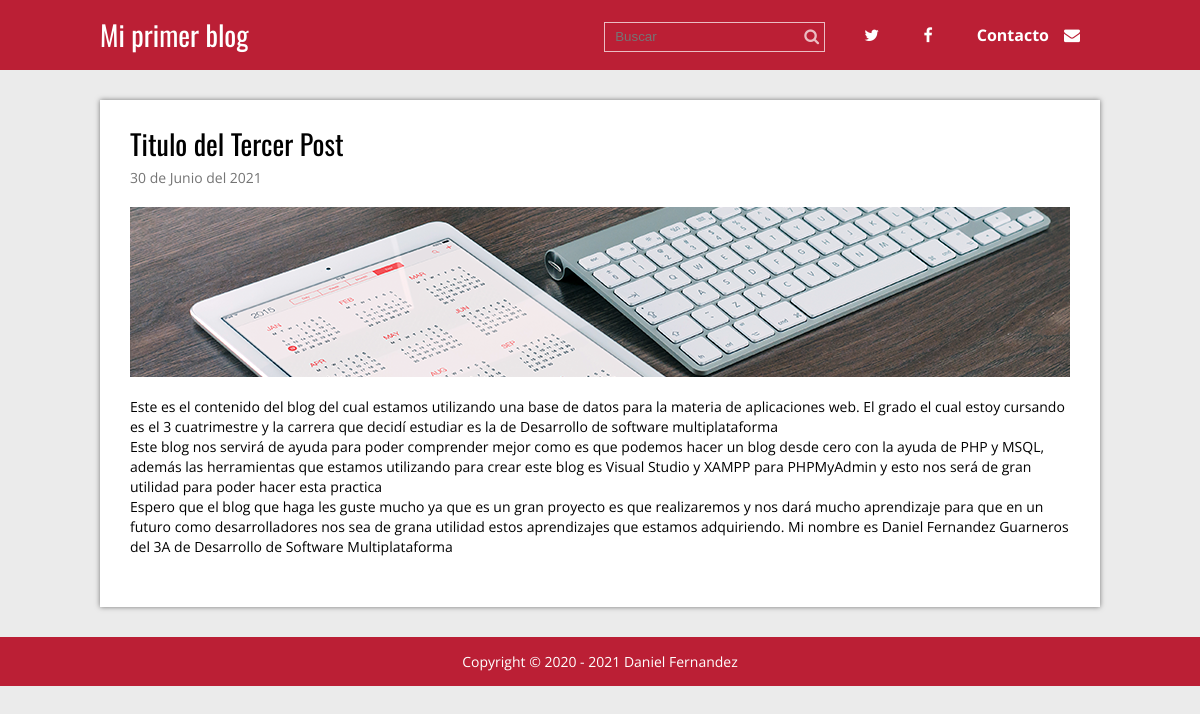
Screenshot of /single.php?id=3 with the database file from the repository.
### tables this page shows
CREATE TABLE `articulos` (
  `id` int(11) NOT NULL,
  `titulo` varchar(200) NOT NULL,
  `extracto` varchar(200) NOT NULL,
  `fecha` timestamp NOT NULL DEFAULT current_timestamp(),
  `texto` text NOT NULL,
  `thumb` varchar(50) NOT NULL
);

### single.php (called while the page is built, shortened)
<?php
require 'admin/config.php';
require 'functions.php';
$conexion = conexion($bd_config);
$id_articulo = id_articulo($_GET['id']);
$post = obtener_post_por_id($conexion, $id_articulo);
$post = $post[0];
require 'views/single.view.php';
?>

### functions.php (called while the page is built, shortened)
<?php
function limpiarDatos($datos){
    $datos = trim($datos);
    $datos = stripslashes($datos);
    $datos = htmlspecialchars($datos);
    return $datos;
}
function id_articulo($id){
    return (int)limpiarDatos($id);
}
function obtener_post_por_id($conexion, $id){
    $resultado = $conexion->query("SELECT * FROM articulos WHERE id = $id LIMIT 1");
    $resultado = $resultado->fetchAll();
    return ($resultado) ? $resultado : false;
}
function fecha($fecha){
    $timestamp = strtotime($fecha);
    $meses = ['Enero', 'Febrero', 'Marzo', 'Abril', 'Mayo', 'Junio', 'Julio', 'Agosto', 'Septiembre', 'Octubre', 'Noviembre', 'Diciembre'];
    $dia = date('d', $timestamp);
    $mes = date('m', $timestamp) -1;
    $year = date('Y', $timestamp);
    $fecha = "$dia de " . $meses[$mes] . " del $year";
    return $fecha;
}
?>

### views/single.view.php (the view)
<?php require 'header.php' ?>
<div class="contenedor">
    <div class="post">
        <article>
            <h2 class="titulo"><?php echo $post['titulo']; ?></h2>
            <p class="fecha"><?php echo fecha($post['fecha']); ?></p>
            <div class="thumb">
                <img src="<?php echo RUTA; ?>/imagenes/<?php echo $post['thumb']; ?>"
                alt="<?php echo $post['titulo']; ?>">
            </div>
            <p class="extracto"><?php echo nl2br($post['texto']); ?></p>
        </article>
    </div>
</div>
<?php require 'footer.php'; ?>

### css/estilos.css (style rules this page uses)
* { margin: 0; padding: 0; -webkit-box-sizing: border-box; -moz-box-sizing: border-box; box-sizing: border-box; }
body { font-size: 16px; font-family: 'Open Sans', sans-serif; background: #ebebeb; }
h1, h2, h3, h4, h5, h6 { font-family: "Oswald", Arial, Sans-serif; font-weight: normal; }
.contenedor { max-width: 1000px; width: 90%; margin: auto; }
.post { width: 100%; background: #fff; box-shadow: 0px 0px 5px rgba(0,0,0, .5); margin-bottom: 30px; padding: 30px; }
.post article .titulo { font-family: "Oswald", Arial, Sans-serif; font-size: 28px; font-weight: normal; line-height: 28px; margin-bottom: 10px; }
.post article .fecha { color:#747474; font-size: 14px; margin-bottom: 20px; }
.post article .thumb { margin-bottom: 20px; }
.post article .thumb img { vertical-align: top; width: 100%; }
.post article .extracto { font-size: 14px; line-height: 20px; margin-bottom: 20px; }

### rows the page displays
articulos: titulo "Titulo del Tercer Post", fecha "30 de Junio del 2021", thumb (picture), texto "Este es el contenido del blog del cual estamos utilizando una base de datos para la materia de aplicaciones web. El grado el cual estoy cursando es el 3 cuatrimestre y la carrera que decidí estudiar es la de Desarrollo de software multiplataforma Este blog nos servirá de ayuda para poder comprender mejor como es que podemos hacer un blog desde cero con la ayuda de PHP y MSQL, además las herramientas que estamos utilizando para crear este blog es Visual Studio y XAMPP para PHPMyAdmin y esto nos será de gran utilidad para poder hacer esta practica Espero que el blog que haga les guste mucho ya que es un gran proyecto es que realizaremos y nos dará mucho aprendizaje para que en un futuro como…"
